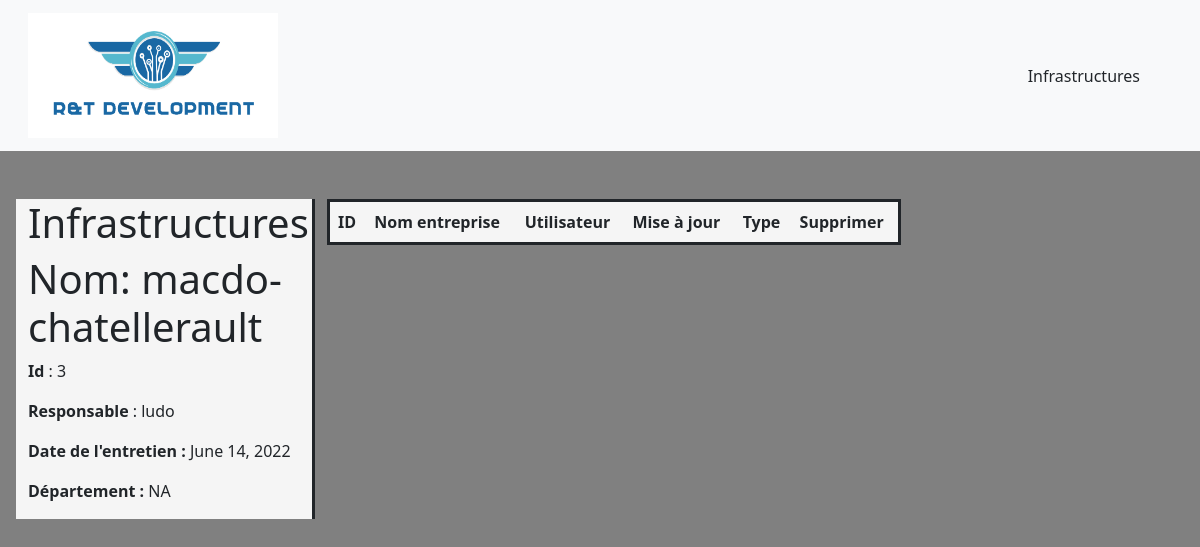
Page /TD1App/infrastructure/3 on the committed database.
### TD1App/models.py (models this page shows)
class Infrastructure (models.Model):
    id_i = models.AutoField (primary_key=True, editable=False)
    entreprise = models.CharField (max_length=30)
    responsable = models.CharField (max_length=17)
    entretien = models.DateField (default= datetime.now())
    departement = models.CharField (max_length=40)

### TD1App/views.py (the view)
# urls.py: path('infrastructure/<pk>', views.infrastructure_detail_view, name = 'infrastructure-detail'),
def infrastructure_detail_view(request, pk):
	infrastructure = get_object_or_404(Infrastructure, id_i=pk)
	context = {'infrastructure': infrastructure}
	return render(request, 'td1app/infrastructure_detail.html', context)

### TD1App/templates/td1app/infrastructure_detail.html (shortened to what this page needs)
<!DOCTYPE html>
<html lang="en">
<head>
    <link href="https://cdn.jsdelivr.net/npm/bootstrap@5.2.0-beta1/dist/css/bootstrap.min.css" rel="stylesheet">
</head>
<body style="background-color: gray">
    <header>
        <nav class="navbar bg-light">
            <div class="container-fluid">
              <a class="navbar-brand ms-3">
                {% load static %}
                <img src="{% static 'td1app/image/logo.png' %}" alt="logo" style="width: 250px;height: 125px;">
              </a>
              <form class="d-flex me-5" >
                <a class="nav-link active" aria-current="page" href="../infrastructure">Infrastructures</a>
              </form>
            </div>
        </nav>
    </header>
    <div class="row mt-5 ms-3">
        <div class="col-3" style="background-color: whitesmoke; border-right: 3px solid;">
            <h1>Infrastructures</h1>
            {% block content %}
            <h1>Nom: {{ infrastructure.entreprise }}</h1>
            <p><strong>Id</strong> : {{ infrastructure.id_i }}</p>
            <p><strong>Responsable</strong> : {{ infrastructure.responsable }}</p>
            <p> <strong>Date de l'entretien :</strong> {{ infrastructure.entretien }}</p>
            <p><strong> Département :</strong> {{ infrastructure.departement }}</p>
            {% endblock %}
        </div>
        <div class="col-6" >
            <table class="table" style="background-color: whitesmoke; border: 3px solid;">
                <thead>
                    <tr>
                    <th scope="col">ID</th>
                    <th scope="col">Nom entreprise</th>
                    <th scope="col">Utilisateur</th>
                    <th scope="col">Mise à jour</th>
                    <th scope="col">Type</th>
                    <th scope="col">Supprimer</th>
                    </tr>
                </thead>
            </table>
        </div>
    </div>
</body>
</html>

### rows in the picture
Infrastructure: entreprise "macdo-chatellerault", id_i "3", responsable "ludo", entretien "June 14, 2022", departement "NA"
